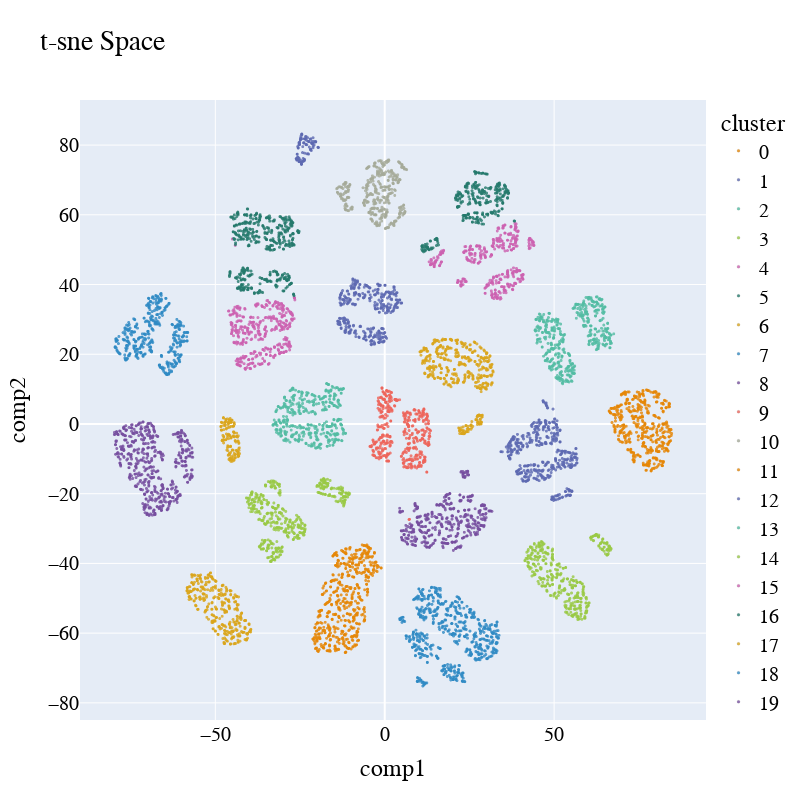

The notebook cell saved with this chart:
### Code cell
sampling_data = data_prep.sample(frac=0.1, replace=True, random_state=1)

sampling_data = data_prep.copy()


df_tsne_2d = TSNE(
                  n_components=2, 
                   
                  init='pca',  
                  n_iter = 850).fit_transform(sampling_data)

df_tsne_2d = pd.DataFrame(df_tsne_2d, columns=["comp1", "comp2"])
df_tsne_2d["cluster"] = data_prep["clusters"]
plot_pca_2d(df_tsne_2d, title = "t-sne Space")

### Figure 1 — Plotly figure (JSON) as saved in the notebook; plotly's stock layout.template omitted (floating-point values rounded to 4 significant figures; data arrays with more than 128 entries replaced by an {"elided": "..."} marker saying what was removed)
{"data": [{"hovertemplate": "cluster=0<br>comp1=%{x}<br>comp2=%{y}<extra></extra>", "legendgroup": "0", "marker": {"color": "rgb(229, 134, 6)", "line": {"color": "black", "width": 0.1}, "opacity": 0.8, "size": 3, "symbol": "circle"}, "mode": "markers", "name": "0", "showlegend": true, "type": "scattergl", "x": {"elided": "503 float values"}, "xaxis": "x", "y": {"elided": "503 float values"}, "yaxis": "y"}, {"hovertemplate": "cluster=1<br>comp1=%{x}<br>comp2=%{y}<extra></extra>", "legendgroup": "1", "marker": {"color": "rgb(93, 105, 177)", "line": {"color": "black", "width": 0.1}, "opacity": 0.8, "size": 3, "symbol": "circle"}, "mode": "markers", "name": "1", "showlegend": true, "type": "scattergl", "x": {"elided": "485 float values"}, "xaxis": "x", "y": {"elided": "485 float values"}, "yaxis": "y"}, {"hovertemplate": "cluster=2<br>comp1=%{x}<br>comp2=%{y}<extra></extra>", "legendgroup": "2", "marker": {"color": "rgb(82, 188, 163)", "line": {"color": "black", "width": 0.1}, "opacity": 0.8, "size": 3, "symbol": "circle"}, "mode": "markers", "name": "2", "showlegend": true, "type": "scattergl", "x": {"elided": "512 float values"}, "xaxis": "x", "y": {"elided": "512 float values"}, "yaxis": "y"}, {"hovertemplate": "cluster=3<br>comp1=%{x}<br>comp2=%{y}<extra></extra>", "legendgroup": "3", "marker": {"color": "rgb(153, 201, 69)", "line": {"color": "black", "width": 0.1}, "opacity": 0.8, "size": 3, "symbol": "circle"}, "mode": "markers", "name": "3", "showlegend": true, "type": "scattergl", "x": {"elided": "460 float values"}, "xaxis": "x", "y": {"elided": "460 float values"}, "yaxis": "y"}, {"hovertemplate": "cluster=4<br>comp1=%{x}<br>comp2=%{y}<extra></extra>", "legendgroup": "4", "marker": {"color": "rgb(204, 97, 176)", "line": {"color": "black", "width": 0.1}, "opacity": 0.8, "size": 3, "symbol": "circle"}, "mode": "markers", "name": "4", "showlegend": true, "type": "scattergl", "x": {"elided": "442 float values"}, "xaxis": "x", "y": {"elided": "442 float values"}, "yaxis": "y"}, {"hovertemplate": "cluster=5<br>comp1=%{x}<br>comp2=%{y}<extra></extra>", "legendgroup": "5", "marker": {"color": "rgb(36, 121, 108)", "line": {"color": "black", "width": 0.1}, "opacity": 0.8, "size": 3, "symbol": "circle"}, "mode": "markers", "name": "5", "showlegend": true, "type": "scattergl", "x": {"elided": "325 float values"}, "xaxis": "x", "y": {"elided": "325 float values"}, "yaxis": "y"}, {"hovertemplate": "cluster=6<br>comp1=%{x}<br>comp2=%{y}<extra></extra>", "legendgroup": "6", "marker": {"color": "rgb(218, 165, 27)", "line": {"color": "black", "width": 0.1}, "opacity": 0.8, "size": 3, "symbol": "circle"}, "mode": "markers", "name": "6", "showlegend": true, "type": "scattergl", "x": {"elided": "503 float values"}, "xaxis": "x", "y": {"elided": "503 float values"}, "yaxis": "y"}, {"hovertemplate": "cluster=7<br>comp1=%{x}<br>comp2=%{y}<extra></extra>", "legendgroup": "7", "marker": {"color": "rgb(47, 138, 196)", "line": {"color": "black", "width": 0.1}, "opacity": 0.8, "size": 3, "symbol": "circle"}, "mode": "markers", "name": "7", "showlegend": true, "type": "scattergl", "x": {"elided": "684 float values"}, "xaxis": "x", "y": {"elided": "684 float values"}, "yaxis": "y"}, {"hovertemplate": "cluster=8<br>comp1=%{x}<br>comp2=%{y}<extra></extra>", "legendgroup": "8", "marker": {"color": "rgb(118, 78, 159)", "line": {"color": "black", "width": 0.1}, "opacity": 0.8, "size": 3, "symbol": "circle"}, "mode": "markers", "name": "8", "showlegend": true, "type": "scattergl", "x": {"elided": "505 float values"}, "xaxis": "x", "y": {"elided": "505 float values"}, "yaxis": "y"}, {"hovertemplate": "cluster=9<br>comp1=%{x}<br>comp2=%{y}<extra></extra>", "legendgroup": "9", "marker": {"color": "rgb(237, 100, 90)", "line": {"color": "black", "width": 0.1}, "opacity": 0.8, "size": 3, "symbol": "circle"}, "mode": "markers", "name": "9", "showlegend": true, "type": "scattergl", "x": {"elided": "478 float values"}, "xaxis": "x", "y": {"elided": "478 float values"}, "yaxis": "y"}, {"hovertemplate": "cluster=10<br>comp1=%{x}<br>comp2=%{y}<extra></extra>", "legendgroup": "10", "marker": {"color": "rgb(165, 170, 153)", "line": {"color": "black", "width": 0.1}, "opacity": 0.8, "size": 3, "symbol": "circle"}, "mode": "markers", "name": "10", "showlegend": true, "type": "scattergl", "x": {"elided": "417 float values"}, "xaxis": "x", "y": {"elided": "417 float values"}, "yaxis": "y"}, {"hovertemplate": "cluster=11<br>comp1=%{x}<br>comp2=%{y}<extra></extra>", "legendgroup": "11", "marker": {"color": "rgb(229, 134, 6)", "line": {"color": "black", "width": 0.1}, "opacity": 0.8, "size": 3, "symbol": "circle"}, "mode": "markers", "name": "11", "showlegend": true, "type": "scattergl", "x": {"elided": "624 float values"}, "xaxis": "x", "y": {"elided": "624 float values"}, "yaxis": "y"}, {"hovertemplate": "cluster=12<br>comp1=%{x}<br>comp2=%{y}<extra></extra>", "legendgroup": "12", "marker": {"color": "rgb(93, 105, 177)", "line": {"color": "black", "width": 0.1}, "opacity": 0.8, "size": 3, "symbol": "circle"}, "mode": "markers", "name": "12", "showlegend": true, "type": "scattergl", "x": {"elided": "506 float values"}, "xaxis": "x", "y": {"elided": "506 float values"}, "yaxis": "y"}, {"hovertemplate": "cluster=13<br>comp1=%{x}<br>comp2=%{y}<extra></extra>", "legendgroup": "13", "marker": {"color": "rgb(82, 188, 163)", "line": {"color": "black", "width": 0.1}, "opacity": 0.8, "size": 3, "symbol": "circle"}, "mode": "markers", "name": "13", "showlegend": true, "type": "scattergl", "x": {"elided": "493 float values"}, "xaxis": "x", "y": {"elided": "493 float values"}, "yaxis": "y"}, {"hovertemplate": "cluster=14<br>comp1=%{x}<br>comp2=%{y}<extra></extra>", "legendgroup": "14", "marker": {"color": "rgb(153, 201, 69)", "line": {"color": "black", "width": 0.1}, "opacity": 0.8, "size": 3, "symbol": "circle"}, "mode": "markers", "name": "14", "showlegend": true, "type": "scattergl", "x": {"elided": "504 float values"}, "xaxis": "x", "y": {"elided": "504 float values"}, "yaxis": "y"}, {"hovertemplate": "cluster=15<br>comp1=%{x}<br>comp2=%{y}<extra></extra>", "legendgroup": "15", "marker": {"color": "rgb(204, 97, 176)", "line": {"color": "black", "width": 0.1}, "opacity": 0.8, "size": 3, "symbol": "circle"}, "mode": "markers", "name": "15", "showlegend": true, "type": "scattergl", "x": {"elided": "450 float values"}, "xaxis": "x", "y": {"elided": "450 float values"}, "yaxis": "y"}, {"hovertemplate": "cluster=16<br>comp1=%{x}<br>comp2=%{y}<extra></extra>", "legendgroup": "16", "marker": {"color": "rgb(36, 121, 108)", "line": {"color": "black", "width": 0.1}, "opacity": 0.8, "size": 3, "symbol": "circle"}, "mode": "markers", "name": "16", "showlegend": true, "type": "scattergl", "x": {"elided": "485 float values"}, "xaxis": "x", "y": {"elided": "485 float values"}, "yaxis": "y"}, {"hovertemplate": "cluster=17<br>comp1=%{x}<br>comp2=%{y}<extra></extra>", "legendgroup": "17", "marker": {"color": "rgb(218, 165, 27)", "line": {"color": "black", "width": 0.1}, "opacity": 0.8, "size": 3, "symbol": "circle"}, "mode": "markers", "name": "17", "showlegend": true, "type": "scattergl", "x": {"elided": "551 float values"}, "xaxis": "x", "y": {"elided": "551 float values"}, "yaxis": "y"}, {"hovertemplate": "cluster=18<br>comp1=%{x}<br>comp2=%{y}<extra></extra>", "legendgroup": "18", "marker": {"color": "rgb(47, 138, 196)", "line": {"color": "black", "width": 0.1}, "opacity": 0.8, "size": 3, "symbol": "circle"}, "mode": "markers", "name": "18", "showlegend": true, "type": "scattergl", "x": {"elided": "455 float values"}, "xaxis": "x", "y": {"elided": "455 float values"}, "yaxis": "y"}, {"hovertemplate": "cluster=19<br>comp1=%{x}<br>comp2=%{y}<extra></extra>", "legendgroup": "19", "marker": {"color": "rgb(118, 78, 159)", "line": {"color": "black", "width": 0.1}, "opacity": 0.8, "size": 3, "symbol": "circle"}, "mode": "markers", "name": "19", "showlegend": true, "type": "scattergl", "x": {"elided": "618 float values"}, "xaxis": "x", "y": {"elided": "618 float values"}, "yaxis": "y"}], "layout": {"autosize": true, "font": {"color": "black", "family": "Gilroy", "size": 20}, "height": 800, "legend": {"font": {"size": 20}, "title": {"font": {"family": "Times New Roman"}, "text": "cluster"}, "tracegroupgap": 0}, "scene": {"xaxis": {"title": {"font": {"color": "black"}, "text": "comp1"}}, "yaxis": {"title": {"font": {"color": "black"}, "text": "comp2"}}}, "showlegend": true, "title": {"text": "t-sne Space"}, "width": 800, "xaxis": {"anchor": "y", "autorange": true, "domain": [0, 1], "range": [-89.94, 94.82], "title": {"text": "comp1"}, "type": "linear"}, "yaxis": {"anchor": "x", "autorange": true, "domain": [0, 1], "range": [-84.92, 92.93], "title": {"text": "comp2"}, "type": "linear"}}}
